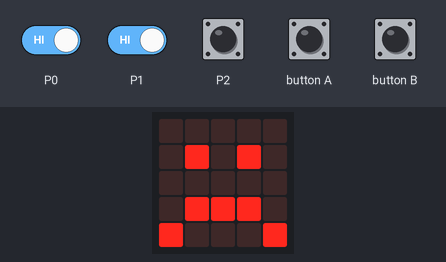
Simulated run of this program. Board: BBC micro:bit running MicroPython. Parts: the board's 5×5 LED display. The inputs (shaded band) are chosen by the test bench.

Above: at 1.2 s.
1.3 s: button A pressed for 0.15 s
At 3.7 s:
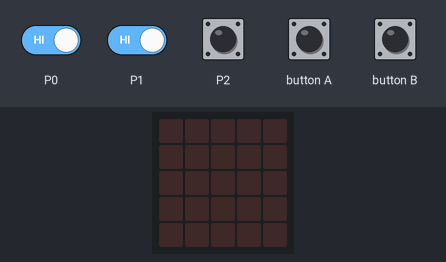
4.4 s: P0 (touch pin P0) driven LOW and P1 (touch pin P1) driven LOW
At 6.7 s:
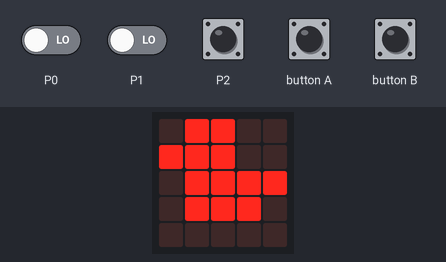
7.0 s: touch pin P0 released
At 8.2 s:
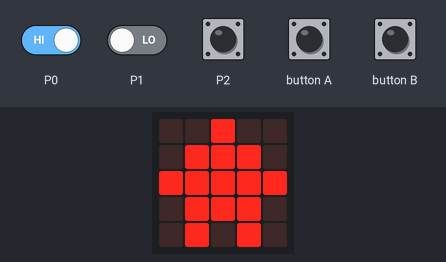
8.5 s: button B pressed for 0.15 s
At 8.57 s:
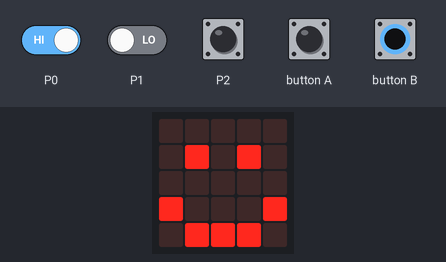
10.1 s: touch pin P0 held down
At 10.5 s:
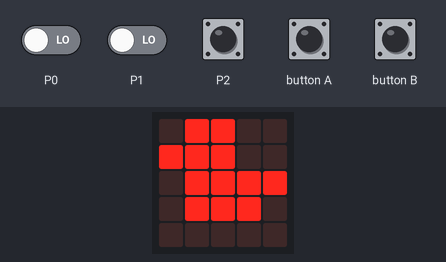
11.6 s: button A pressed for 1 s
At 12.5 s:
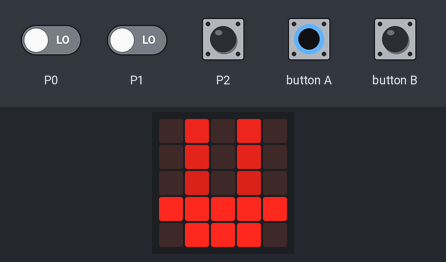
Timing chart, 0 to 14.6 s (numbered marks = the images above; inputs shaded):
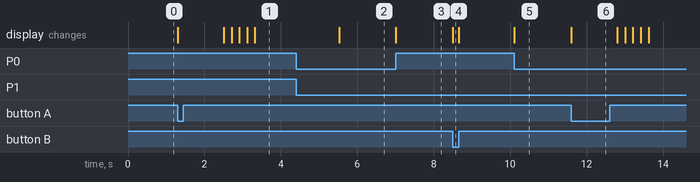

The program:

MP_image_sinkboat_pin_button.py
```python
from microbit import *

boat1 = Image("07070:06060:05050:99999:09990")
boat2 = Image("00000:07070:06060:05050:99999")
boat3 = Image("00000:00000:07070:06060:05050")
boat4 = Image("00000:00000:00000:07070:06060")
boat5 = Image("00000:00000:00000:00000:07070")
boat6 = Image("00000:00000:00000:00000:00000")

all_boats1 = [boat1, boat2, boat3, boat4, boat5, boat6]

while True:
    if button_a.is_pressed():
        display.show(boat1)
        sleep(1000)
        display.show(all_boats1, delay=200)
        sleep(2000)
    elif button_b.is_pressed():
        display.show(Image.HAPPY)
    elif pin0.is_touched():
        display.show(Image.DUCK)
    elif pin1.is_touched():
        display.show(Image.HOUSE)
    elif pin2.is_touched():
        display.show(Image.SWORD)
    else:
        display.show(Image.SAD)
```

Measured:
- after the input at 1.3 s, the display: first changes at once (image 1 shows a later state)
- after the input at 4.4 s, the display: changes after 1.1 s (image 2)
- after the input at 7.0 s, the display: changes at once (image 3)
- after the input at 8.5 s, the display: changes at once (image 4)
- after the input at 10.1 s, the display: changes at once (image 5)
- after the input at 11.6 s, the display: changes at once (image 6)
